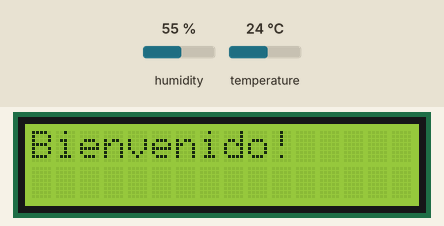
A program run on a simulated Raspberry Pi (BCM pin numbers). On the bench: 16×2 character LCD. The inputs (shaded band) are chosen by the test bench; at power-on: humidity 55 %, temperature 24 °C. What the program prints to the terminal is not drawn. At 21.1 s the program stops and its outputs stay as they are.

Above: at 1.2 s.
1.3 s: humidity set to 22 %
At 6.5 s:
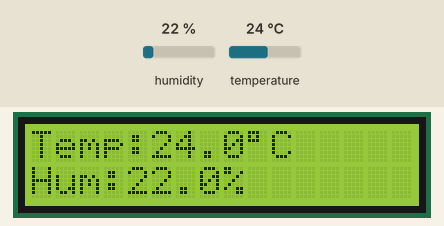
At 17.2 s:
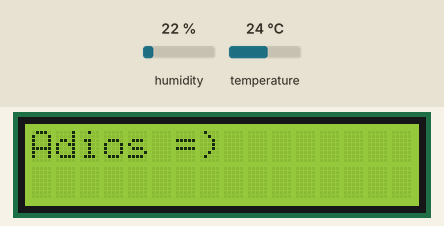
Timing chart, 0 to 18.7 s (numbered marks = the images above; inputs shaded):
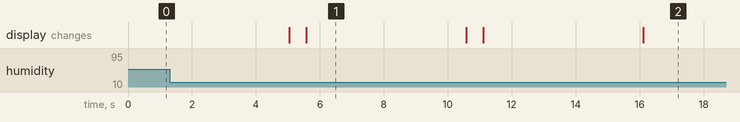

The program:

tempHum.py
```python
#!/usr/bin/python

# Importa las librerias necesarias
import sys
import time
import Adafruit_DHT
import RPi.GPIO as GPIO
from RPLCD import CharLCD


# Configuracion del tipo de sensor DHT
sensor = Adafruit_DHT.DHT11
lcd = CharLCD(cols=16, rows=2, pin_rs=37, pin_e=35, pins_data=[33, 31, 29, 23])

# Configuracion del puerto GPIO al cual esta conectado  (GPIO 23)
pin = 23
i = 0
#Mostramos por pantalla mensaje de bienvenida
lcd.clear()
lcd.write_string("Bienvenido!")
time.sleep(5)
#GPIO.cleanup()

# Intenta ejecutar las siguientes instrucciones, si falla va a la instruccion except
try:
	# Ciclo principal infinito
	while i < 2:
		# Obtiene la humedad y la temperatura desde el sensor
		lcd.clear()
		print('Datos obtenidos: ')
		humedad, temperatura = Adafruit_DHT.read_retry(sensor, pin)


		# Imprime en la consola las variables temperatura y humedad con un decimal
		print('Temperatura={0:0.1f}*  Humedad={1:0.1f}%'.format(temperatura, humedad))

		#imprimimos por el LCD los datos obtenidos
		lcd.cursor_pos = (0,0)
		lcd.write_string("Temp:" + str(temperatura) + unichr(223) + "C" )
		lcd.cursor_pos = (1,0)
		lcd.write_string("Hum:" + str(humedad) + "%")


		# Duerme 10 segundos
		i = i + 1
		time.sleep(5)


# Se ejecuta en caso de que falle alguna instruccion dentro del try
except Exception,e:
	# Imprime en pantalla el error e
	print str(e)

lcd.clear()
lcd.write_string("Adios =)")
time.sleep(5)
lcd.clear()
GPIO.cleanup()
```

Measured:
- what the display in image 1 shows lasts 5.0 s, from 5.6 s to 10.6 s
